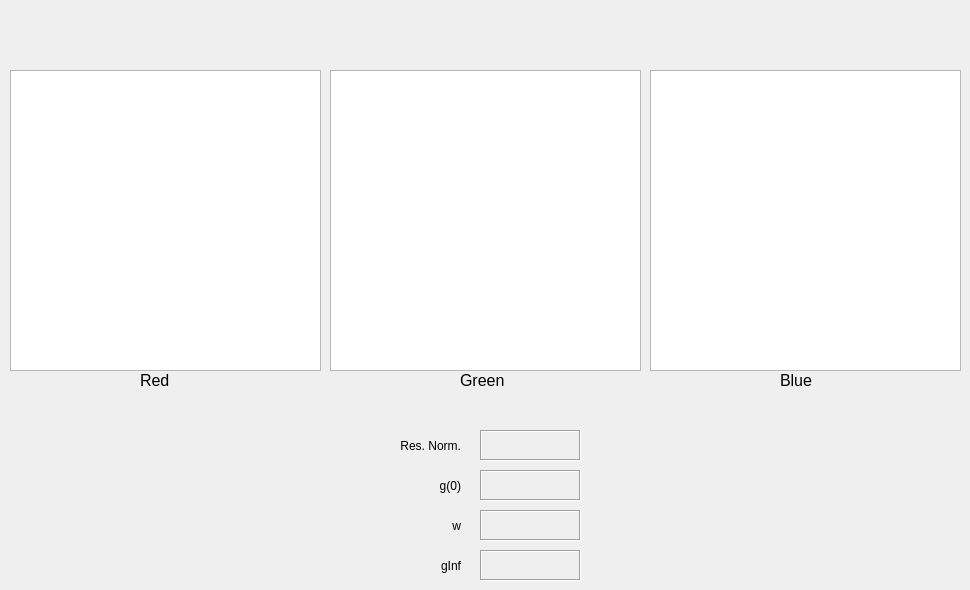
     <widget class="QWidget" name="autoOutputTab">
      <attribute name="title">
       <string>Auto-Correlation</string>
      </attribute>
      <widget class="QGraphicsView" name="imageAutoRed">
       <property name="geometry">
        <rect>
         <x>10</x>
         <y>70</y>
         <width>311</width>
         <height>301</height>
        </rect>
       </property>
      </widget>
      <widget class="QLabel" name="labelOutputRed">
       <property name="geometry">
        <rect>
         <x>140</x>
         <y>370</y>
         <width>51</width>
         <height>20</height>
        </rect>
       </property>
       <property name="font">
        <font>
         <pointsize>12</pointsize>
        </font>
       </property>
       <property name="text">
        <string>Red</string>
       </property>
      </widget>
      <widget class="QGraphicsView" name="imageAutoGreen">
       <property name="geometry">
        <rect>
         <x>330</x>
         <y>70</y>
         <width>311</width>
         <height>301</height>
        </rect>
       </property>
      </widget>
      <widget class="QGraphicsView" name="imageAutoBlue">
       <property name="geometry">
        <rect>
         <x>650</x>
         <y>70</y>
         <width>311</width>
         <height>301</height>
        </rect>
       </property>
      </widget>
      <widget class="QLabel" name="labelOutputGreen">
       <property name="geometry">
        <rect>
         <x>460</x>
         <y>370</y>
         <width>51</width>
         <height>20</height>
        </rect>
       </property>
       <property name="font">
        <font>
         <pointsize>12</pointsize>
        </font>
       </property>
       <property name="text">
        <string>Green</string>
       </property>
      </widget>
      <widget class="QLabel" name="labelOutputBlue">
       <property name="geometry">
        <rect>
         <x>780</x>
         <y>370</y>
         <width>51</width>
         <height>20</height>
        </rect>
       </property>
       <property name="font">
        <font>
         <pointsize>12</pointsize>
        </font>
       </property>
       <property name="text">
        <string>Blue</string>
       </property>
      </widget>
      <widget class="QLabel" name="labelAutoResNorm">
       <property name="geometry">
        <rect>
         <x>370</x>
         <y>430</y>
         <width>91</width>
         <height>31</height>
        </rect>
       </property>
       <property name="text">
        <string>Res. Norm.</string>
       </property>
       <property name="alignment">
        <set>Qt::AlignRight|Qt::AlignTrailing|Qt::AlignVCenter</set>
       </property>
      </widget>
      <widget class="QLabel" name="autoResNormValue">
       <property name="geometry">
        <rect>
         <x>480</x>
         <y>430</y>
         <width>101</width>
         <height>31</height>
        </rect>
       </property>
       <property name="font">
        <font>
         <pointsize>8</pointsize>
        </font>
       </property>
       <property name="frameShape">
        <enum>QFrame::Box</enum>
       </property>
       <property name="frameShadow">
        <enum>QFrame::Sunken</enum>
       </property>
       <property name="text">
        <string/>
       </property>
       <property name="alignment">
        <set>Qt::AlignCenter</set>
       </property>
      </widget>
      <widget class="QLabel" name="autoG0Value">
       <property name="geometry">
        <rect>
         <x>480</x>
         <y>470</y>
         <width>101</width>
         <height>31</height>
        </rect>
       </property>
       <property name="font">
        <font>
         <pointsize>8</pointsize>
        </font>
       </property>
       <property name="frameShape">
        <enum>QFrame::Box</enum>
       </property>
       <property name="frameShadow">
        <enum>QFrame::Sunken</enum>
       </property>
       <property name="text">
        <string/>
       </property>
       <property name="alignment">
        <set>Qt::AlignCenter</set>
       </property>
      </widget>
      <widget class="QLabel" name="labelAutoG0">
       <property name="geometry">
        <rect>
         <x>370</x>
         <y>470</y>
         <width>91</width>
         <height>31</height>
        </rect>
       </property>
       <property name="text">
        <string>g(0)</string>
       </property>
       <property name="alignment">
        <set>Qt::AlignRight|Qt::AlignTrailing|Qt::AlignVCenter</set>
       </property>
      </widget>
      <widget class="QLabel" name="autoWValue">
       <property name="geometry">
        <rect>
         <x>480</x>
         <y>510</y>
         <width>101</width>
         <height>31</height>
        </rect>
       </property>
       <property name="font">
        <font>
         <pointsize>8</pointsize>
        </font>
       </property>
       <property name="frameShape">
        <enum>QFrame::Box</enum>
       </property>
       <property name="frameShadow">
        <enum>QFrame::Sunken</enum>
       </property>
       <property name="text">
        <string/>
       </property>
       <property name="alignment">
        <set>Qt::AlignCenter</set>
       </property>
      </widget>
      <widget class="QLabel" name="labelAutoW">
       <property name="geometry">
        <rect>
         <x>370</x>
         <y>510</y>
         <width>91</width>
         <height>31</height>
        </rect>
       </property>
       <property name="text">
        <string>w</string>
       </property>
       <property name="alignment">
        <set>Qt::AlignRight|Qt::AlignTrailing|Qt::AlignVCenter</set>
       </property>
      </widget>
      <widget class="QLabel" name="autoGinfValue">
       <property name="geometry">
        <rect>
         <x>480</x>
         <y>550</y>
         <width>101</width>
         <height>31</height>
        </rect>
       </property>
       <property name="font">
        <font>
         <pointsize>8</pointsize>
        </font>
       </property>
       <property name="frameShape">
        <enum>QFrame::Box</enum>
       </property>
       <property name="frameShadow">
        <enum>QFrame::Sunken</enum>
       </property>
       <property name="text">
        <string/>
       </property>
       <property name="alignment">
        <set>Qt::AlignCenter</set>
       </property>
      </widget>
      <widget class="QLabel" name="labelAutoGinf">
       <property name="geometry">
        <rect>
         <x>370</x>
         <y>550</y>
         <width>91</width>
         <height>31</height>
        </rect>
       </property>
       <property name="text">
        <string>gInf</string>
       </property>
       <property name="alignment">
        <set>Qt::AlignRight|Qt::AlignTrailing|Qt::AlignVCenter</set>
       </property>
      </widget>
     </widget>
